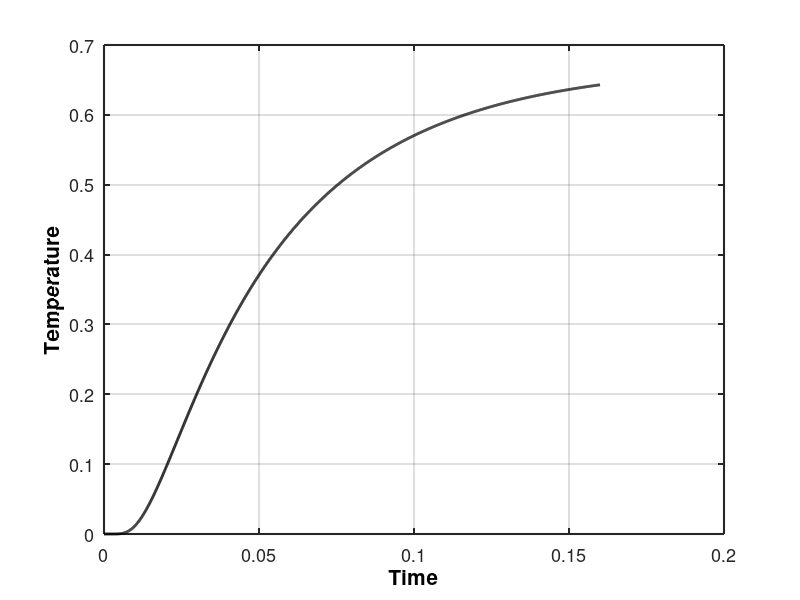
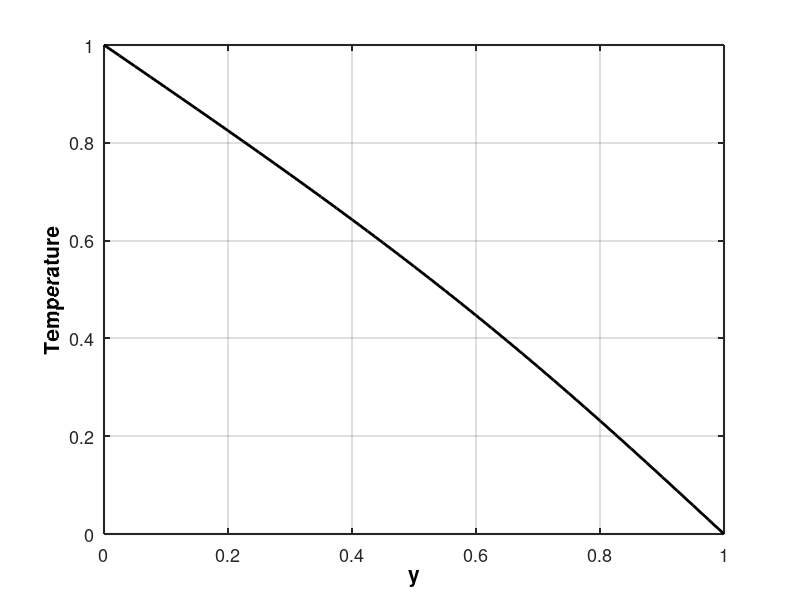

The MATLAB script that drew these images, in order:
clc, clear, close
tic
%Solving the 2D heat equation using the Crank-Nicolson scheme
%% Calculation
%Parameters
delta_x=0.025;
length_x=1;
nx=length_x/delta_x; %Number of grid intervals along the x-direction
x=0:delta_x:1;
delta_y=0.025;
length_y=1;
ny=length_y/delta_y; %Number of grid intervals along the y-direction
y=0:delta_y:1;
delta_t=0.0001;
range_t=0.16;
nt=range_t/delta_t; %Number of time intervals
t=0:delta_t:0.16;

%Coefficients in the equation
alpha=delta_t/(2*delta_x^2);
fac_front=1+2*alpha;
fac_back=1-2*alpha;
fac_1bc=0.5*(1-2*alpha);
fac_2bc=0.5*(1+2*alpha);

%Assigning uniform grid intervals and constructing coefficient matrix
first_row=eye(1,nx+1);
last_row=[zeros(1,nx) 1];
tridiag=(fac_front*eye(length(x))-alpha*diag(ones(1,length(x)-1),-1)-alpha*diag(ones(1,length(x)-1),1));
tridiag(1,:)=first_row;
tridiag(end,:)=last_row;
coe_matrix=tridiag;

%Constructing the initial temperature matrix
for i=1:nx+1
    for j=1:ny+1
        w(i,j)=0;
    end
end

%Construct the asterisk matrix
for i=1:nx+1
    for j=1:ny+1
        w_asterisk(i,j)=0;
    end
end

%Initial and boundary conditions
top_bc=1-y'.^3;
bottom_bc=1-sin(pi/2*y');
right_bc=0;
left_bc=1;
w_0=zeros(nx+1,1);
time_t0=0;
c=nx+1;
B=zeros(nx+1,1);

%Inserting boundary conditions into the temperature matrix
w(:,end)=right_bc;
w(:,1)=left_bc;
w(end,:)=bottom_bc;
w(1,:)=top_bc;

%Constructing the stored matrix for time evolution
time_ev=zeros(1,nt+1);
temp_ev=zeros(1,nt+1);
time_ev(1,1)=0;
temp_ev(1,1)=0;
time=time_t0;

%Crank-Nicolson scheme
[X,Y]=meshgrid(x,y);
%Transfer matrix notation 
for time_step=1:nt
    for j=1:ny+1
        i=1:nx+1;
        if time_step==1
            B=w_0;
            R=coe_matrix\B;
            w_asterisk(:,j)=R;
        elseif j==1
            B(1,1)=fac_1bc*w(1,j)+fac_2bc*w(1,j)+0.5*alpha*(w(1,j+1)+-w(1,j+1));
            B(nx+1,1)=fac_1bc*w(nx+1,j)+fac_2bc*w(nx+1,j)+0.5*alpha*(w(nx+1,j+1)-w(nx+1,j+1));
            B(i,1)=fac_back*w(i,j)+alpha*w(i,j+1);
            R=coe_matrix\B;
            w_asterisk(:,j)=R;
        elseif j==ny+1
            B(1,1)=fac_1bc*w(1,j)+fac_2bc*w(1,j)+0.5*alpha*(w(1,j-1)-w(1,j-1));
            B(nx+1,1)=fac_1bc*w(nx+1,j)+fac_2bc*w(nx+1,j)+0.5*alpha*(w(nx+1,j-1)-w(nx+1,j-1));
            B(i,1)=fac_back*w(i,j)+alpha*w(i,j-1);
            R=coe_matrix\B;
            w_asterisk(:,j)=R;
        else 
            B(1,1)=fac_1bc*w(1,j)+fac_2bc*w(1,j)+0.5*alpha*(w(1,j+1)+w(1,j-1)-w(1,j+1)-w(1,j-1));
            B(nx+1,1)=fac_1bc*w(nx+1,j)+fac_2bc*w(nx+1,j)+0.5*alpha*(w(nx+1,j+1)+w(nx+1,j-1)-w(nx+1,j+1)-w(nx+1,j-1));
            B(i,1)=fac_back*w(i,j)+alpha*w(i,j+1)+alpha*w(i,j-1);
            R=coe_matrix\B;
            w_asterisk(:,j)=R;
        end
    end
    for i=2:nx
        j=2:ny;
        B(1,1)=1;
        B(nx+1,1)=0;
        B(j,1)=fac_back*w_asterisk(i,j)+alpha*w_asterisk(i+1,j)+alpha*w(i-1,j);
        R=coe_matrix\B;
        w(i,:)=R.';
    end
    w(:,end)=right_bc;
    w(:,1)=left_bc;
    w(end,:)=bottom_bc;
    w(1,:)=top_bc;
    temp_ev(1,time_step+1)=w(17,17);
    time=time+delta_t;
    time_ev(1,time_step+1)=time;
  %{
  if time_step==100
        figure('Name','Entire domain t=0.01','NumberTitle','off')
        surf(x,y,w)
        axis([0 1 0 1 0 1])
        xlabel('x')
        ylabel('y')
        zlabel('T');
    elseif time_step==200
        figure('Name','Entire domain t=0.02','NumberTitle','off')
        surf(x,y,w)
        axis([0 1 0 1 0 1])
        xlabel('x')
        ylabel('y')
        zlabel('T');
    elseif time_step==400
        figure('Name','Entire domain t=0.04','NumberTitle','off')
        surf(x,y,w)
        axis([0 1 0 1 0 1])
        xlabel('x')
        ylabel('y')
        zlabel('T');
    elseif time_step==800
        figure('Name','Entire domain t=0.08','NumberTitle','off')
        surf(x,y,w)
        axis([0 1 0 1 0 1])
        xlabel('x')
        ylabel('y')
        zlabel('T');
    elseif time_step==1600
        figure('Name','Entire domain t=0.16','NumberTitle','off')
        surf(x,y,w)
        axis([0 1 0 1 0 1])
        xlabel('x')
        ylabel('y')
        zlabel('T');
    end
  %}
end

%% Plotting time evolution of temperature at x = y = 0.4
figure('Name','Time evolution','NumberTitle','off')
plot(time_ev,temp_ev,'k-','LineWidth',2)
set(gca,'Fontsize',13,'linewidth',1.5)
xlabel('Time','Fontsize',15,'FontWeight','bold','Color','k')
ylabel('Temperature','Fontsize',15,'FontWeight','bold','Color','k');
grid on;

%% Plotting vertical temperature profile at t = 0.16 and x = 0.4
figure('Name','Vertical temperature','NumberTitle','off')
plot(y,w(17,:),'k-','LineWidth',2)
set(gca,'Fontsize',13,'linewidth',1.5)
xlabel('y','Fontsize',15,'FontWeight','bold','Color','k')
ylabel('Temperature','Fontsize',15,'FontWeight','bold','Color','k');
grid on;
toc
